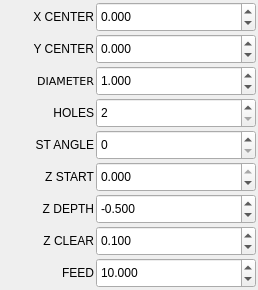
                <widget class="QFrame" name="frame_33">
                 <layout class="QGridLayout" name="gridLayout_10">
                  <property name="leftMargin">
                   <number>2</number>
                  </property>
                  <property name="topMargin">
                   <number>2</number>
                  </property>
                  <property name="rightMargin">
                   <number>2</number>
                  </property>
                  <property name="bottomMargin">
                   <number>2</number>
                  </property>
                  <property name="spacing">
                   <number>2</number>
                  </property>
                  <item row="4" column="1">
                   <widget class="QDoubleSpinBox" name="ops_st_angle">
                    <property name="minimumSize">
                     <size>
                      <width>160</width>
                      <height>30</height>
                     </size>
                    </property>
                    <property name="toolTip">
                     <string>&lt;html&gt;&lt;head/&gt;&lt;body&gt;&lt;p&gt;Start angle for first hole.&lt;/p&gt;&lt;/body&gt;&lt;/html&gt;</string>
                    </property>
                    <property name="toolTipDuration">
                     <number>-1</number>
                    </property>
                    <property name="decimals">
                     <number>0</number>
                    </property>
                    <property name="minimum">
                     <double>0.000000000000000</double>
                    </property>
                    <property name="maximum">
                     <double>360.000000000000000</double>
                    </property>
                    <property name="singleStep">
                     <double>1.000000000000000</double>
                    </property>
                    <property name="value">
                     <double>0.000000000000000</double>
                    </property>
                    <property name="function" stdset="0">
                     <string>set_var</string>
                    </property>
                    <property name="variable" stdset="0">
                     <string>2039</string>
                    </property>
                    <property name="input" stdset="0">
                     <string>number</string>
                    </property>
                   </widget>
                  </item>
                  <item row="3" column="0">
                   <widget class="QLabel" name="label_50">
                    <property name="minimumSize">
                     <size>
                      <width>92</width>
                      <height>30</height>
                     </size>
                    </property>
                    <property name="text">
                     <string> HOLES</string>
                    </property>
                    <property name="alignment">
                     <set>Qt::AlignRight|Qt::AlignTrailing|Qt::AlignVCenter</set>
                    </property>
                   </widget>
                  </item>
                  <item row="6" column="0">
                   <widget class="QLabel" name="label_54">
                    <property name="minimumSize">
                     <size>
                      <width>92</width>
                      <height>30</height>
                     </size>
                    </property>
                    <property name="text">
                     <string>Z DEPTH</string>
                    </property>
                    <property name="alignment">
                     <set>Qt::AlignRight|Qt::AlignTrailing|Qt::AlignVCenter</set>
                    </property>
                   </widget>
                  </item>
                  <item row="1" column="0">
                   <widget class="QLabel" name="label_49">
                    <property name="minimumSize">
                     <size>
                      <width>92</width>
                      <height>30</height>
                     </size>
                    </property>
                    <property name="text">
                     <string>Y CENTER</string>
                    </property>
                    <property name="alignment">
                     <set>Qt::AlignRight|Qt::AlignTrailing|Qt::AlignVCenter</set>
                    </property>
                   </widget>
                  </item>
                  <item row="2" column="1">
                   <widget class="QDoubleSpinBox" name="ops_diam">
                    <property name="minimumSize">
                     <size>
                      <width>160</width>
                      <height>30</height>
                     </size>
                    </property>
                    <property name="toolTip">
                     <string>&lt;html&gt;&lt;head/&gt;&lt;body&gt;&lt;p&gt;Hole Pattern Diameter.&lt;/p&gt;&lt;/body&gt;&lt;/html&gt;</string>
                    </property>
                    <property name="toolTipDuration">
                     <number>-1</number>
                    </property>
                    <property name="decimals">
                     <number>3</number>
                    </property>
                    <property name="minimum">
                     <double>0.001000000000000</double>
                    </property>
                    <property name="maximum">
                     <double>999.000000000000000</double>
                    </property>
                    <property name="singleStep">
                     <double>0.001000000000000</double>
                    </property>
                    <property name="value">
                     <double>1.000000000000000</double>
                    </property>
                    <property name="function" stdset="0">
                     <string>set_var</string>
                    </property>
                    <property name="variable" stdset="0">
                     <string>2037</string>
                    </property>
                    <property name="input" stdset="0">
                     <string>number</string>
                    </property>
                   </widget>
                  </item>
                  <item row="5" column="1">
                   <widget class="QDoubleSpinBox" name="ops_z_start">
                    <property name="minimumSize">
                     <size>
                      <width>160</width>
                      <height>30</height>
                     </size>
                    </property>
                    <property name="toolTip">
                     <string>&lt;html&gt;&lt;head/&gt;&lt;body&gt;&lt;p&gt;Z Start depth - must be value lower than Z clear).&lt;/p&gt;&lt;/body&gt;&lt;/html&gt;</string>
                    </property>
                    <property name="toolTipDuration">
                     <number>-1</number>
                    </property>
                    <property name="decimals">
                     <number>3</number>
                    </property>
                    <property name="minimum">
                     <double>-999.000000000000000</double>
                    </property>
                    <property name="maximum">
                     <double>0.000000000000000</double>
                    </property>
                    <property name="singleStep">
                     <double>0.001000000000000</double>
                    </property>
                    <property name="value">
                     <double>0.000000000000000</double>
                    </property>
                    <property name="function" stdset="0">
                     <string>set_var</string>
                    </property>
                    <property name="variable" stdset="0">
                     <string>2041</string>
                    </property>
                    <property name="input" stdset="0">
                     <string>number</string>
                    </property>
                   </widget>
                  </item>
                  <item row="1" column="1">
                   <widget class="QDoubleSpinBox" name="ops_center_y">
                    <property name="minimumSize">
                     <size>
                      <width>160</width>
                      <height>30</height>
                     </size>
                    </property>
                    <property name="toolTip">
                     <string>&lt;html&gt;&lt;head/&gt;&lt;body&gt;&lt;p&gt;Circle Y center value. Leave at 0 to start over the active offset X0 Y0.&lt;/p&gt;&lt;/body&gt;&lt;/html&gt;</string>
                    </property>
                    <property name="toolTipDuration">
                     <number>-1</number>
                    </property>
                    <property name="decimals">
                     <number>3</number>
                    </property>
                    <property name="minimum">
                     <double>-999.000000000000000</double>
                    </property>
                    <property name="maximum">
                     <double>999.000000000000000</double>
                    </property>
                    <property name="singleStep">
                     <double>0.001000000000000</double>
                    </property>
                    <property name="value">
                     <double>0.000000000000000</double>
                    </property>
                    <property name="function" stdset="0">
                     <string>set_var</string>
                    </property>
                    <property name="variable" stdset="0">
                     <string>2007</string>
                    </property>
                    <property name="input" stdset="0">
                     <string>number</string>
                    </property>
                   </widget>
                  </item>
                  <item row="0" column="0">
                   <widget class="QLabel" name="label_48">
                    <property name="minimumSize">
                     <size>
                      <width>92</width>
                      <height>30</height>
                     </size>
                    </property>
                    <property name="text">
                     <string>X CENTER</string>
                    </property>
                    <property name="alignment">
                     <set>Qt::AlignRight|Qt::AlignTrailing|Qt::AlignVCenter</set>
                    </property>
                   </widget>
                  </item>
                  <item row="0" column="1">
                   <widget class="QDoubleSpinBox" name="ops_center_x">
                    <property name="minimumSize">
                     <size>
                      <width>160</width>
                      <height>30</height>
                     </size>
                    </property>
                    <property name="toolTip">
                     <string>&lt;html&gt;&lt;head/&gt;&lt;body&gt;&lt;p&gt;Circle X center value. Leave at 0 to start over the active offset X0 Y0.&lt;/p&gt;&lt;/body&gt;&lt;/html&gt;</string>
                    </property>
                    <property name="toolTipDuration">
                     <number>-1</number>
                    </property>
                    <property name="decimals">
                     <number>3</number>
                    </property>
                    <property name="minimum">
                     <double>-999.000000000000000</double>
                    </property>
                    <property name="maximum">
                     <double>999.000000000000000</double>
                    </property>
                    <property name="singleStep">
                     <double>0.001000000000000</double>
                    </property>
                    <property name="value">
                     <double>0.000000000000000</double>
                    </property>
                    <property name="function" stdset="0">
                     <string>set_var</string>
                    </property>
                    <property name="variable" stdset="0">
                     <string>2006</string>
                    </property>
                    <property name="input" stdset="0">
                     <string>number</string>
                    </property>
                   </widget>
                  </item>
                  <item row="2" column="0">
                   <widget class="QLabel" name="label_51">
                    <property name="minimumSize">
                     <size>
                      <width>92</width>
                      <height>30</height>
                     </size>
                    </property>
                    <property name="font">
                     <font>
                      <family>DejaVu Sans</family>
                      <pointsize>8</pointsize>
                     </font>
                    </property>
                    <property name="text">
                     <string>DIAMETER</string>
                    </property>
                    <property name="alignment">
                     <set>Qt::AlignRight|Qt::AlignTrailing|Qt::AlignVCenter</set>
                    </property>
                   </widget>
                  </item>
                  <item row="3" column="1">
                   <widget class="QDoubleSpinBox" name="ops_holes">
                    <property name="minimumSize">
                     <size>
                      <width>160</width>
                      <height>30</height>
                     </size>
                    </property>
                    <property name="toolTip">
                     <string>&lt;html&gt;&lt;head/&gt;&lt;body&gt;&lt;p&gt;Number of holes in pattern.&lt;/p&gt;&lt;/body&gt;&lt;/html&gt;</string>
                    </property>
                    <property name="toolTipDuration">
                     <number>-1</number>
                    </property>
                    <property name="decimals">
                     <number>0</number>
                    </property>
                    <property name="minimum">
                     <double>2.000000000000000</double>
                    </property>
                    <property name="maximum">
                     <double>180.000000000000000</double>
                    </property>
                    <property name="singleStep">
                     <double>1.000000000000000</double>
                    </property>
                    <property name="value">
                     <double>2.000000000000000</double>
                    </property>
                    <property name="function" stdset="0">
                     <string>set_var</string>
                    </property>
                    <property name="variable" stdset="0">
                     <string>2038</string>
                    </property>
                    <property name="input" stdset="0">
                     <string>number</string>
                    </property>
                   </widget>
                  </item>
                  <item row="7" column="0">
                   <widget class="QLabel" name="label_56">
                    <property name="minimumSize">
                     <size>
                      <width>92</width>
                      <height>30</height>
                     </size>
                    </property>
                    <property name="text">
                     <string>Z CLEAR</string>
                    </property>
                    <property name="alignment">
                     <set>Qt::AlignRight|Qt::AlignTrailing|Qt::AlignVCenter</set>
                    </property>
                   </widget>
                  </item>
                  <item row="4" column="0">
                   <widget class="QLabel" name="label_52">
                    <property name="minimumSize">
                     <size>
                      <width>92</width>
                      <height>30</height>
                     </size>
                    </property>
                    <property name="text">
                     <string>ST ANGLE</string>
                    </property>
                    <property name="alignment">
                     <set>Qt::AlignRight|Qt::AlignTrailing|Qt::AlignVCenter</set>
                    </property>
                   </widget>
                  </item>
                  <item row="6" column="1">
                   <widget class="QDoubleSpinBox" name="ops_z_depth">
                    <property name="minimumSize">
                     <size>
                      <width>160</width>
                      <height>30</height>
                     </size>
                    </property>
                    <property name="toolTip">
                     <string>&lt;html&gt;&lt;head/&gt;&lt;body&gt;&lt;p&gt;Z Final depth of hole.&lt;/p&gt;&lt;/body&gt;&lt;/html&gt;</string>
                    </property>
                    <property name="toolTipDuration">
                     <number>-1</number>
                    </property>
                    <property name="decimals">
                     <number>3</number>
                    </property>
                    <property name="minimum">
                     <double>-999.000000000000000</double>
                    </property>
                    <property name="maximum">
                     <double>999.000000000000000</double>
                    </property>
                    <property name="singleStep">
                     <double>0.001000000000000</double>
                    </property>
                    <property name="value">
                     <double>-0.500000000000000</double>
                    </property>
                    <property name="function" stdset="0">
                     <string>set_var</string>
                    </property>
                    <property name="variable" stdset="0">
                     <string>2042</string>
                    </property>
                    <property name="input" stdset="0">
                     <string>number</string>
                    </property>
                   </widget>
                  </item>
                  <item row="5" column="0">
                   <widget class="QLabel" name="label_53">
                    <property name="minimumSize">
                     <size>
                      <width>92</width>
                      <height>30</height>
                     </size>
                    </property>
                    <property name="text">
                     <string>Z START</string>
                    </property>
                    <property name="alignment">
                     <set>Qt::AlignRight|Qt::AlignTrailing|Qt::AlignVCenter</set>
                    </property>
                   </widget>
                  </item>
                  <item row="8" column="0">
                   <widget class="QLabel" name="label_55">
                    <property name="minimumSize">
                     <size>
                      <width>92</width>
                      <height>30</height>
                     </size>
                    </property>
                    <property name="text">
                     <string>FEED</string>
                    </property>
                    <property name="alignment">
                     <set>Qt::AlignRight|Qt::AlignTrailing|Qt::AlignVCenter</set>
                    </property>
                   </widget>
                  </item>
                  <item row="7" column="1">
                   <widget class="QDoubleSpinBox" name="ops_z_depth_2">
                    <property name="minimumSize">
                     <size>
                      <width>160</width>
                      <height>30</height>
                     </size>
                    </property>
                    <property name="toolTip">
                     <string>&lt;html&gt;&lt;head/&gt;&lt;body&gt;&lt;p&gt;Z Safe return level above Z Start.&lt;/p&gt;&lt;/body&gt;&lt;/html&gt;</string>
                    </property>
                    <property name="toolTipDuration">
                     <number>-1</number>
                    </property>
                    <property name="decimals">
                     <number>3</number>
                    </property>
                    <property name="minimum">
                     <double>0.000000000000000</double>
                    </property>
                    <property name="maximum">
                     <double>999.000000000000000</double>
                    </property>
                    <property name="singleStep">
                     <double>0.001000000000000</double>
                    </property>
                    <property name="value">
                     <double>0.100000000000000</double>
                    </property>
                    <property name="function" stdset="0">
                     <string>set_var</string>
                    </property>
                    <property name="variable" stdset="0">
                     <string>2045</string>
                    </property>
                    <property name="input" stdset="0">
                     <string>number</string>
                    </property>
                   </widget>
                  </item>
                  <item row="8" column="1">
                   <widget class="QDoubleSpinBox" name="ops_feed">
                    <property name="minimumSize">
                     <size>
                      <width>160</width>
                      <height>30</height>
                     </size>
                    </property>
                    <property name="toolTip">
                     <string>&lt;html&gt;&lt;head/&gt;&lt;body&gt;&lt;p&gt;Feedrate for drill cycle.&lt;/p&gt;&lt;/body&gt;&lt;/html&gt;</string>
                    </property>
                    <property name="toolTipDuration">
                     <number>-1</number>
                    </property>
                    <property name="decimals">
                     <number>3</number>
                    </property>
                    <property name="minimum">
                     <double>0.000000000000000</double>
                    </property>
                    <property name="maximum">
                     <double>999.000000000000000</double>
                    </property>
                    <property name="singleStep">
                     <double>0.001000000000000</double>
                    </property>
                    <property name="value">
                     <double>10.000000000000000</double>
                    </property>
                    <property name="function" stdset="0">
                     <string>set_var</string>
                    </property>
                    <property name="variable" stdset="0">
                     <string>2044</string>
                    </property>
                    <property name="input" stdset="0">
                     <string>number</string>
                    </property>
                   </widget>
                  </item>
                 </layout>
                </widget>
